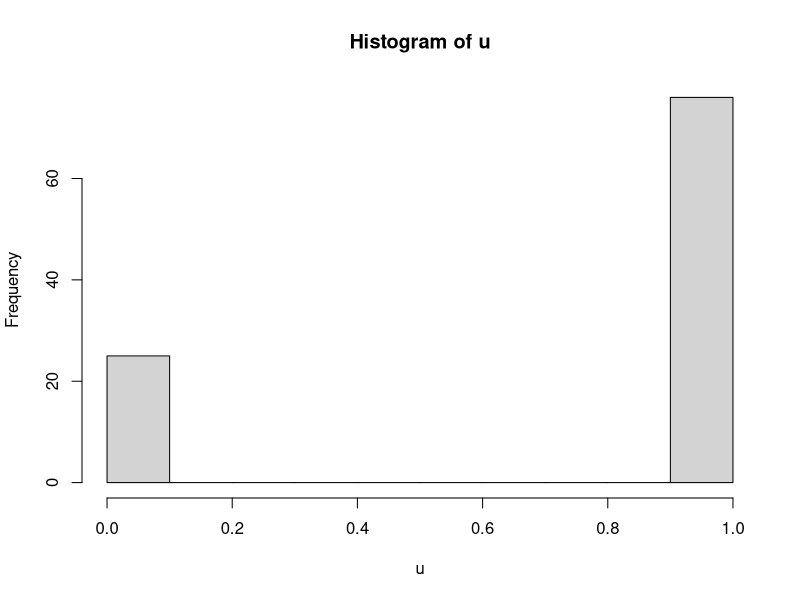

Write R code to recreate this figure. (Note: this script raises an error after producing the figure.)
r_bernouilli = function(p){
  
  if(runif(1) < p){
    return(1L)
  }else{
    return(0L)
  }
}

u = vector("numeric",100)
for (i in 1:101){
  u[i] = r_bernouilli((0.75))
}
hist(u)

x = seq(-5,5,0.1)
y = dunif(x)
z = dnorm(x)
df = data.frame(x,y,z)
ggplot(df, aes(x,y)) + geom_line()


ggplot(df, aes(x,z)) + geom_line()
















